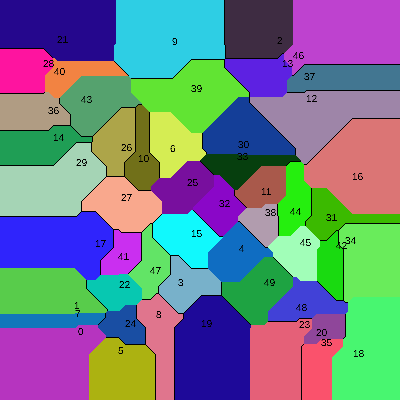
Frame 1 (no input)
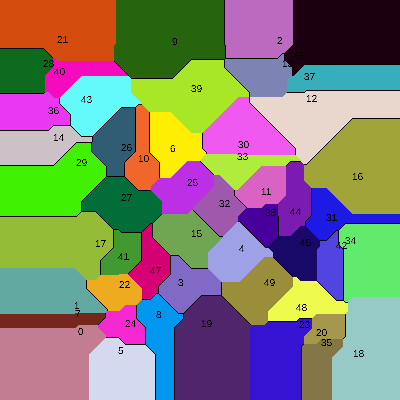
Frame 2 (the mouse pressed at the canvas centre, redrawn once)

The p5.js sketch that drew these frames (run headless with seeded random() and noise() and a simulated clock; the mouse was pressed at the canvas centre and the sketch redrawn once):

// p5.js sketch
// ── sketch.js
function setup() {
	createCanvas(400, 400);
	pixelDensity(8);
}

// Part one
function draw() {
	background(50);

	const colors = Array.from({ length: points.length }, _ => [
		floor(random(255)),
		floor(random(255)),
		floor(random(255)),
	]);

	loadPixels();

	const regions = {};
	points.forEach(p => (regions[p.i] = { area: 0 }));

	for (let y = 0; y < height; y++) {
		for (let x = 0; x < width; x++) {
			let dstToPoints = [];

			for (const p of points) {
				dstToPoints.push({ i: p.i, dst: manhattanDist({ x, y }, p) });
			}

			const lowestDst = dstToPoints.reduce(
				(min, cur) => (cur.dst < min ? cur.dst : min),
				Infinity
			);
			const closestPoints = dstToPoints.filter(p => p.dst === lowestDst);

			let r, g, b;
			if (closestPoints.length === 1) {
				regions[closestPoints[0].i].area++;
				regions[closestPoints[0].i].color = colors[closestPoints[0].i];
				[r, g, b] = colors[closestPoints[0].i];
			} else [r, g, b] = [0, 0, 0];

			const d = pixelDensity();
			for (let i = 0; i < d; i++) {
				for (let j = 0; j < d; j++) {
					const index = 4 * ((y * d + j) * width * d + (x * d + i));
					pixels[index] = r;
					pixels[index + 1] = g;
					pixels[index + 2] = b;
				}
			}
		}
	}

	console.log(regions);
	updatePixels();
	for (const p of points) {
		textSize(10);
		text(p.i, p.x, p.y);
	}

	noLoop();
}

// Part two
// function draw() {
// 	background(50);

// 	let area = 0;
// 	for (let y = -5000; y < 5000; y++) {
// 		for (let x = -5000; x < 5000; x++) {
// 			let dstToPoints = [];

// 			for (const p of points) {
// 				dstToPoints.push({ i: p.i, dst: manhattanDist({ x, y }, p) });
// 			}

// 			const dstSum = dstToPoints.reduce((sum, cur) => sum + cur.dst, 0);
// 			if (dstSum < 10000) {
// 				area++;
// 			}
// 		}
// 	}
// 	console.log(area);

// 	noLoop();
// }

function manhattanDist(a, b) {
	return Math.abs(a.x - b.x) + Math.abs(a.y - b.y);
}

// ── input.js
const points = [
	{
		i: 0,
		x: 78,
		y: 335,
	},
	{
		i: 1,
		x: 74,
		y: 309,
	},
	{
		i: 2,
		x: 277,
		y: 44,
	},
	{
		i: 3,
		x: 178,
		y: 286,
	},
	{
		i: 4,
		x: 239,
		y: 252,
	},
	{
		i: 5,
		x: 118,
		y: 354,
	},
	{
		i: 6,
		x: 170,
		y: 152,
	},
	{
		i: 7,
		x: 75,
		y: 317,
	},
	{
		i: 8,
		x: 156,
		y: 318,
	},
	{
		i: 9,
		x: 172,
		y: 45,
	},
	{
		i: 10,
		x: 138,
		y: 162,
	},
	{
		i: 11,
		x: 261,
		y: 195,
	},
	{
		i: 12,
		x: 306,
		y: 102,
	},
	{
		i: 13,
		x: 282,
		y: 67,
	},
	{
		i: 14,
		x: 53,
		y: 141,
	},
	{
		i: 15,
		x: 191,
		y: 237,
	},
	{
		i: 16,
		x: 352,
		y: 180,
	},
	{
		i: 17,
		x: 95,
		y: 247,
	},
	{
		i: 18,
		x: 353,
		y: 357,
	},
	{
		i: 19,
		x: 201,
		y: 327,
	},
	{
		i: 20,
		x: 316,
		y: 336,
	},
	{
		i: 21,
		x: 57,
		y: 43,
	},
	{
		i: 22,
		x: 119,
		y: 288,
	},
	{
		i: 23,
		x: 299,
		y: 328,
	},
	{
		i: 24,
		x: 125,
		y: 327,
	},
	{
		i: 25,
		x: 187,
		y: 186,
	},
	{
		i: 26,
		x: 121,
		y: 151,
	},
	{
		i: 27,
		x: 121,
		y: 201,
	},
	{
		i: 28,
		x: 43,
		y: 67,
	},
	{
		i: 29,
		x: 76,
		y: 166,
	},
	{
		i: 30,
		x: 238,
		y: 148,
	},
	{
		i: 31,
		x: 326,
		y: 221,
	},
	{
		i: 32,
		x: 219,
		y: 207,
	},
	{
		i: 33,
		x: 237,
		y: 160,
	},
	{
		i: 34,
		x: 345,
		y: 244,
	},
	{
		i: 35,
		x: 321,
		y: 346,
	},
	{
		i: 36,
		x: 48,
		y: 114,
	},
	{
		i: 37,
		x: 304,
		y: 80,
	},
	{
		i: 38,
		x: 265,
		y: 216,
	},
	{
		i: 39,
		x: 191,
		y: 92,
	},
	{
		i: 40,
		x: 54,
		y: 75,
	},
	{
		i: 41,
		x: 118,
		y: 260,
	},
	{
		i: 42,
		x: 336,
		y: 249,
	},
	{
		i: 43,
		x: 81,
		y: 103,
	},
	{
		i: 44,
		x: 290,
		y: 215,
	},
	{
		i: 45,
		x: 300,
		y: 246,
	},
	{
		i: 46,
		x: 293,
		y: 59,
	},
	{
		i: 47,
		x: 150,
		y: 274,
	},
	{
		i: 48,
		x: 296,
		y: 311,
	},
	{
		i: 49,
		x: 264,
		y: 286,
	},
];
